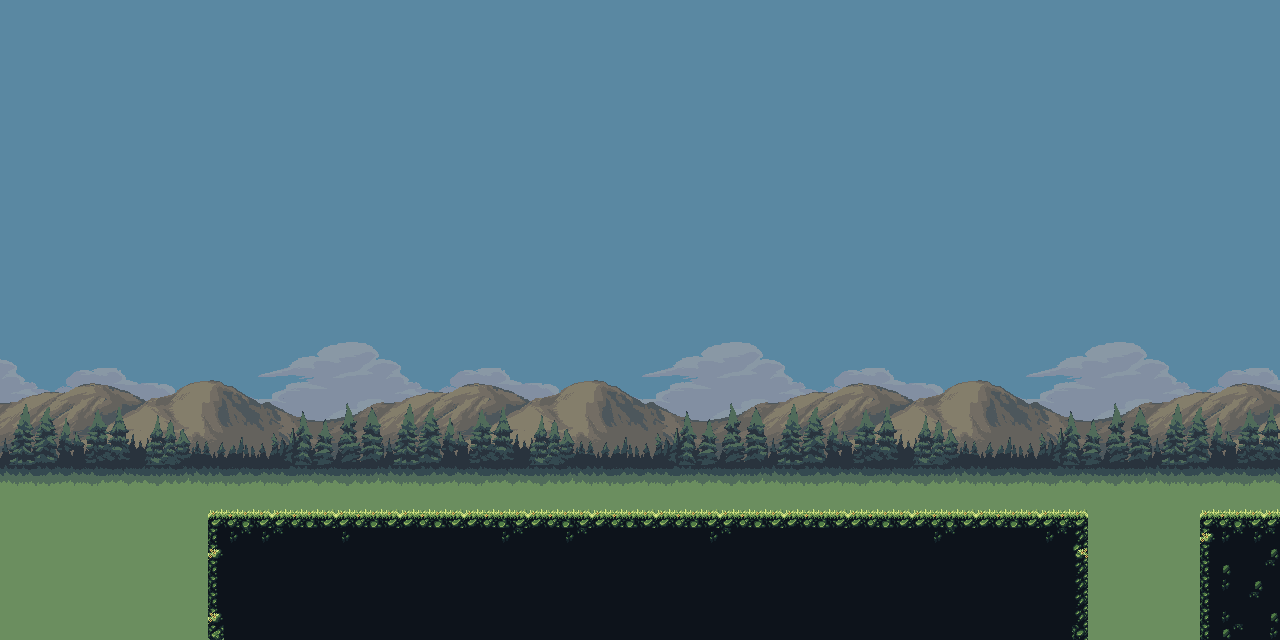

Below is a game level as drawn by its tile map, then a one-line description and the .tmx that defines it (tile-layer data replaced by summaries):
An orthogonal 80x40 tile map with 16x16 px tiles, 3 tile layers (background, background_tree, floor).

<map version="1.2" tiledversion="1.3.1" orientation="orthogonal" renderorder="right-down" compressionlevel="-1" width="80" height="40" tilewidth="16" tileheight="16" infinite="0" nextlayerid="5" nextobjectid="1">
 <tileset firstgid="1" source="../../atlas/atlas_jungle/jungle.tsx" />
 <layer id="1" name="background" width="80" height="40">
  <data>[3200 cells, 3200 non-empty, 601 distinct tile ids]</data>
 </layer>
 <layer id="3" name="background_tree" width="80" height="40">
  <data>[3200 cells, 1040 non-empty, 312 distinct tile ids]</data>
 </layer>
 <layer id="4" name="floor" width="80" height="40">
  <data>[3200 cells, 540 non-empty, 18 distinct tile ids]</data>
 </layer>
</map>